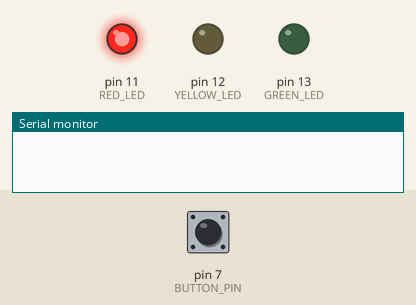
This sketch was run on a simulated Arduino Uno, built with avr-gcc and run on an emulated ATmega328P. Parts: output pins drawn as LEDs (lit = HIGH), the last lines printed to the serial monitor. Inputs (shaded band) come from the test bench; at power-on: pin 7 (BUTTON_PIN) HIGH.

Above: at 1.2 s.
1.3 s: pin 7 (BUTTON_PIN) pulled LOW for 0.15 s
At 9.8 s:
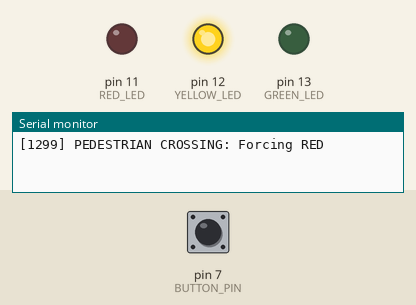
At 12.5 s:
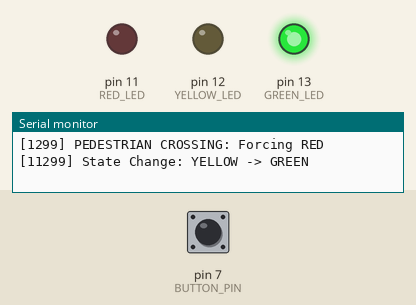
Timing chart, 0 to 12.8 s (numbered marks = the images above; inputs shaded):
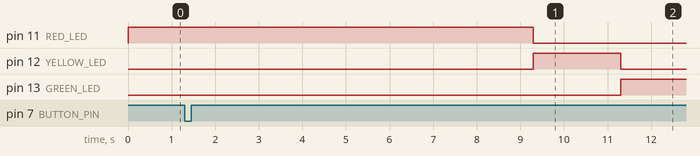

The sketch:

traffic_light.ino
```cpp
const int RED_LED = 11;
const int YELLOW_LED = 12;
const int GREEN_LED = 13;
const int BUTTON_PIN = 7;

unsigned long previousMillis = 0;
int state = 0; // 0: RED, 1: YELLOW, 2: GREEN

void setup() {
  pinMode(RED_LED, OUTPUT);
  pinMode(YELLOW_LED, OUTPUT);
  pinMode(GREEN_LED, OUTPUT);
  pinMode(BUTTON_PIN, INPUT_PULLUP);
  Serial.begin(9600);
}

void loop() {
  // Check if pedestrian button is pressed
  if (digitalRead(BUTTON_PIN) == LOW) {
    Serial.print("["); Serial.print(millis()); Serial.println("] PEDESTRIAN CROSSING: Forcing RED");
    digitalWrite(YELLOW_LED, LOW);
    digitalWrite(GREEN_LED, LOW);
    digitalWrite(RED_LED, HIGH);
    delay(8000); // Hold RED for 8 seconds
    previousMillis = millis();
    state = 1; // Go to YELLOW next
  }

  unsigned long currentMillis = millis();

  if (state == 0) { // RED State (5 seconds)
    digitalWrite(RED_LED, HIGH);
    digitalWrite(YELLOW_LED, LOW);
    digitalWrite(GREEN_LED, LOW);
    if (currentMillis - previousMillis >= 5000) {
      Serial.print("["); Serial.print(millis()); Serial.println("] State Change: RED -> YELLOW");
      previousMillis = currentMillis;
      state = 1;
    }
  }
  else if (state == 1) { // YELLOW State (2 seconds)
    digitalWrite(RED_LED, LOW);
    digitalWrite(YELLOW_LED, HIGH);
    digitalWrite(GREEN_LED, LOW);
    if (currentMillis - previousMillis >= 2000) {
      Serial.print("["); Serial.print(millis()); Serial.println("] State Change: YELLOW -> GREEN");
      previousMillis = currentMillis;
      state = 2;
    }
  }
  else if (state == 2) { // GREEN State (4 seconds)
    digitalWrite(RED_LED, LOW);
    digitalWrite(YELLOW_LED, LOW);
    digitalWrite(GREEN_LED, HIGH);
    if (currentMillis - previousMillis >= 4000) {
      Serial.print("["); Serial.print(millis()); Serial.println("] State Change: GREEN -> RED");
      previousMillis = currentMillis;
      state = 0;
    }
  }
}
```
